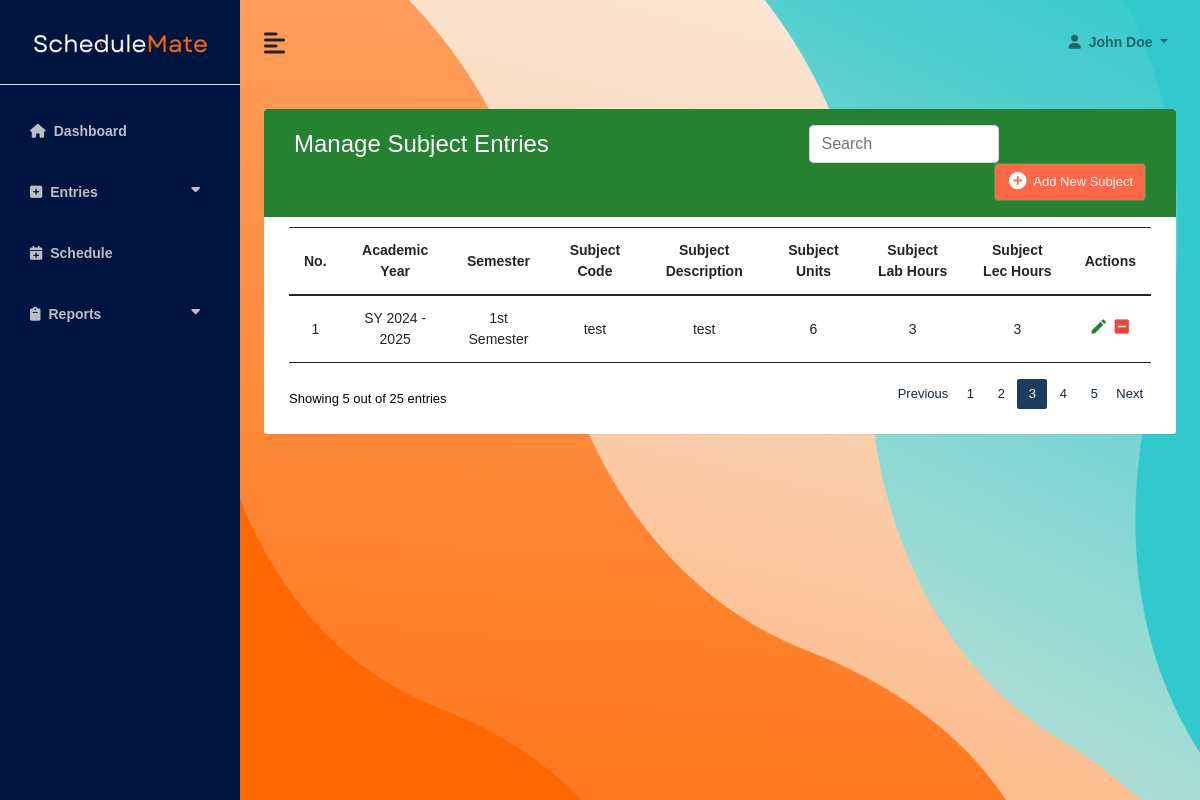
The page /subject_index.php on the database its author committed.
### tables this page shows
CREATE TABLE `tb_subjects` (
  `subID` int(255) NOT NULL,
  `subYear` varchar(255) NOT NULL,
  `subSem` varchar(255) NOT NULL,
  `subYearlvl` int(255) NOT NULL,
  `subCode` varchar(255) NOT NULL,
  `subDesc` varchar(255) NOT NULL,
  `subUnits` int(200) NOT NULL,
  `subLabhours` int(200) NOT NULL,
  `subLechours` int(200) NOT NULL,
  `subStatus` tinyint(1) NOT NULL DEFAULT 1
);

### subject_index.php (the view, shortened to what this page needs)
<?php
include 'subject_all_process.php';
?>
<!DOCTYPE html>
<html lang="en">
<head>
    <link rel="stylesheet" href="https://cdn.jsdelivr.net/npm/bootstrap@5.0.0-beta3/dist/css/bootstrap.min.css" />
    <link rel="stylesheet" href="https://cdnjs.cloudflare.com/ajax/libs/font-awesome/6.5.1/css/all.min.css" />
    <link rel="stylesheet" href="https://maxcdn.bootstrapcdn.com/bootstrap/4.5.2/css/bootstrap.min.css">
    <link rel="stylesheet" href="CSS/dashboard.css" />
    <link rel="stylesheet" href="CSS/content.css" />
</head>
<body>
    <div class="d-flex" id="wrapper">
        <div class="secondary-bg" id="sidebar-wrapper">
            <div class="sidebar-heading text-center py-4 primary-text fs-4 fw-bold border-bottom">
                <img src="images/logo.png" alt="smlogo" class="logo">
            </div>
            <div class="list-group list-group-flush my-3">
                <a href="dashboard.php" class="list-group-item list-group-item bg-transparent second-text fw-bold"><i class="fas fa-house me-2"></i>Dashboard</a>
                <a href="#" class="list-group-submenu list-group-item bg-transparent second-text fw-bold"><i class="fas fa-square-plus me-2"></i>Entries <i class="fa-solid fa-caret-down"></i></a>
                <a href="schedule_index.php" class="list-group-item list-group-item bg-transparent second-text fw-bold"><i class="fas fa-regular fa-calendar-plus me-2"></i>Schedule</a>
                <a href="#" class="list-group-submenu list-group-item bg-transparent second-text fw-bold"><i class="fas fa-solid fa-clipboard me-2"></i>Reports <i class="fa-solid fa-caret-down"></i></a>
            </div>
        </div>
        <div id="page-content-wrapper">
            <nav class="navbar navbar-expand-lg navbar-light bg-transparent py-4 px-4">
                <div class="d-flex align-items-center">
                    <i class="fas fa-align-left fs-4 me-3" id="menu-toggle"></i>
                </div>
                <div class="collapse navbar-collapse" id="navbarSupportedContent">
                    <ul class="navbar-nav ms-auto mb-2 mb-lg-0">
                        <li class="nav-item dropdown">
                            <a class="nav-link dropdown-toggle second-text fw-bold" href="#" id="navbarDropdown" role="button" data-bs-toggle="dropdown" aria-expanded="false">
                                <i class="fas fa-user me-2"></i>John Doe
                            </a>
                        </li>
                    </ul>
                </div>
            </nav>
            <div class="container-fluid px-4">
                <div class="row g-3 my-2">
                    <div class="container">
                        <div class="table-wrapper">
                            <div class="table-title">
                                <div class="row">
                                    <div class="col-sm-7">
                                        <h2>Manage Subject Entries</h2>
                                    </div>
                                    <div class="col-sm-3">
                                        <input class="form-control" id="tableSearch" type="text" placeholder="Search">
                                    </div>
                                    <div class="col">
                                        <a href="#addSubj" class="btn btn-success" data-bs-toggle="modal"><i class="material-icons">&#xE147;</i><span>Add New Subject</span></a>
                                    </div>
                                </div>
                            </div>
                            <div class="table-responsive">
                                <table class="table table-hover">
                                    <thead>
                                        <tr>
                                            <th>No.</th>
                                            <th>Academic Year</th>
                                            <th>Semester</th>
                                            <th>Subject Code</th>
                                            <th>Subject Description</th>
                                            <th>Subject Units</th>
                                            <th>Subject Lab Hours</th>
                                            <th>Subject Lec Hours</th>
                                            <th>Actions</th>
                                        </tr>
                                    </thead>
                                    <tbody id="myTable">
                                        <?php
                                        $result = mysqli_query($conn, "SELECT * FROM tb_subjects");
                                        while ($row = mysqli_fetch_array($result)) {
                                        ?>
                                            <tr>
                                                <td><?php echo $row["subID"] ?></td>
                                                <td><?php echo $row["subYear"] ?></td>
                                                <td><?php echo $row["subSem"] ?></td>
                                                <td><?php echo $row["subCode"] ?></td>
                                                <td><?php echo $row["subDesc"] ?></td>
                                                <td><?php echo $row["subUnits"] ?></td>
                                                <td><?php echo $row["subLabhours"] ?></td>
                                                <td><?php echo $row["subLechours"] ?></td>
                                                <td>
                                                    <form method="POST" action="subject_all_process.php">
                                                        <a href="" name="sub_edit" class="edit" data-bs-toggle="modal"><i class="material-icons" data-bs-toggle="tooltip" title="Edit">&#xe254;</i></a>
                                                        <a href="#statusSubj" class="status" data-bs-toggle="modal"><i class="material-icons" data-bs-toggle="tooltip" title="Status">&#xe909;</i></a>
                                                    </form>
                                                </td>
                                            </tr>
                                        <?php
                                        } ?>
                                    </tbody>
                                </table>
                                <div class="clearfix">
                                    <div class="hint-text">Showing <b>5</b> out of <b>25</b> entries</div>
                                    <ul class="pagination">
                                        <li class="page-item"><a href="#" class="page-link">Previous</a></li>
                                        <li class="page-item"><a href="#" class="page-link">1</a></li>
                                        <li class="page-item"><a href="#" class="page-link">2</a></li>
                                        <li class="page-item active"><a href="#" class="page-link">3</a></li>
                                        <li class="page-item"><a href="#" class="page-link">4</a></li>
                                        <li class="page-item"><a href="#" class="page-link">5</a></li>
                                        <li class="page-item"><a href="#" class="page-link">Next</a></li>
                                    </ul>
                                </div>
                            </div>
                        </div>
                    </div>
                </div>
            </div>
        </div>
    </div>
</body>
</html>

### CSS/dashboard.css (style rules this page uses)
:root { --main-bg-color: #FF6700; --main-text-color: #FF6700; --second-text-color: #bbbec5; --second-bg-color: #001440; --third-text-color: #FCF9F9; }
.primary-text { color: var(--main-text-color); }
.second-text { color: var(--second-text-color); }
.secondary-bg { background-color: var(--second-bg-color); }
#wrapper { overflow-x: hidden; background-image: url("../images/bg.png"); background-repeat: no-repeat; background-size: cover; background-position: center; }
#sidebar-wrapper { min-height: 100vh; margin-left: -15rem; -webkit-transition: margin 0.25s ease-out; -moz-transition: margin 0.25s ease-out; -o-transition: margin 0.25s ease-out; transition: margin 0.25s ease-out; }
#sidebar-wrapper .sidebar-heading { padding: 0.875rem 1.25rem; font-size: 1.2rem; }
#sidebar-wrapper .list-group { width: 15rem; }
#page-content-wrapper { min-width: 100vw; }
#menu-toggle { cursor: pointer; }
.logo { width: 175px; margin-bottom: -50px; margin-top: -50px; }
.list-group-submenu { margin-left: 0px; }
.list-group-item { border: none; padding: 20px 30px; }
.sidebar-submenu ul, li, a { text-decoration: none; list-style-type: none; font-size: 14px; }
.fa-caret-down { float: right; padding-right: 10px; }
@media (min-width: 768px) { #sidebar-wrapper { margin-left: 0; } }
@media (min-width: 768px) { #page-content-wrapper { min-width: 0; width: 100%; } }

### CSS/content.css (style rules this page uses)
body { background: #fff; font-family: 'Lexend', sans-serif; font-size: 14px; font-weight: 100; }
.table-wrapper { background: #fff; padding: 20px 25px; border-radius: 3px; box-shadow: 0 1px 1px rgba(0, 0, 0, .05); overflow-x: auto; width: 100%; }
.container { margin-right: auto; margin-left: auto; max-width: 1200px; }
.table-title { padding-bottom: 15px; background: #248232; color: #fff; padding: 16px 30px; margin: -20px -25px 10px; border-radius: 3px 3px 0 0; }
.table-title h2 { margin: 5px 0 0; font-size: 24px; }
.table-responsive { width: 100%; overflow-x: auto; }
.table-title .btn { color: #fff; background: #fd6948; float: right; font-size: 13px; min-width: 150px; border-radius: .25rem; min-height: 38px; }
.col-sm-3 { color: #fff; font-size: 11px; border-radius: 2px; }
.table-title .btn i { float: left; font-size: 21px; margin-right: 5px; }
.table-title .btn span { float: left; margin-top: 2px; }
table.table tr th, table.table tr td { border-color: #12263A; padding: 12px 15px; vertical-align: middle; text-align: center; }
table.table th { text-align: center; }
table.table td a { font-weight: bold; color: #FFFFEB; display: inline-block; text-decoration: none; }
table.table td a.edit { color: #248232; }
table.table td a.status { color: #F44336; }
table.table td i { font-size: 19px; }
.pagination { float: right; margin: 0 0 5px; }
.pagination li a { border: none; font-size: 13px; min-width: 30px; min-height: 30px; color: #12263A; background-color: #fff; margin: 0 2px; line-height: 30px; border-radius: 2px !important; text-align: center; padding: 0 6px; }
.pagination li.active a, .pagination li.active a.page-link { background: #1D3D5E; }
.hint-text { float: left; margin-top: 10px; font-size: 13px; color: black; }

### rows shown on the page
tb_subjects: subID "1", subYear "SY 2024 - 2025", subSem "1st Semester", subCode "test", subDesc "test", subUnits "6", subLabhours "3", subLechours "3"
